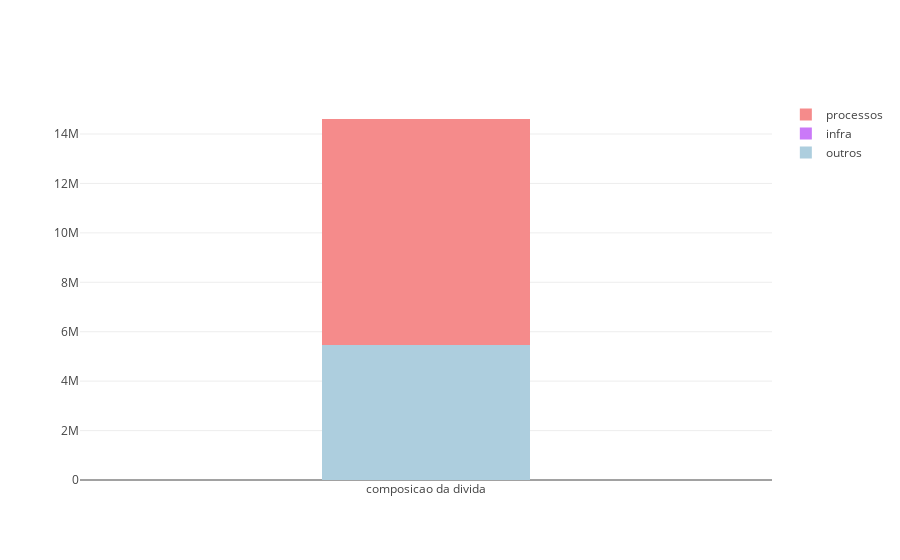

Notebook code cell kept with this figure:
### Code cell
dt = df[df['cnpj']=='60701190000104']
data = list()
for el in dt['segmento'].unique().tolist():
    _d = dt[dt['segmento']==el]
    trace = go.Bar(
        x = ['composicao da divida'],
        y = [_d['valor_divida'].sum()],
        name = el,
        marker = dict(color=color_menu.get(el))
    )
    data.append(trace)
layout = go.Layout(barmode='stack', bargap=0.7)
fig = go.Figure(data=data, layout=layout)
iplot(fig)

### Figure 1 — Plotly figure (JSON) as saved in the notebook; plotly's stock layout.template omitted (floating-point values rounded to 4 significant figures)
{"data": [{"marker": {"color": "rgb(173,206,222)"}, "name": "outros", "type": "bar", "uid": "6dedc704-31a1-4531-bc64-75d62859384b", "x": ["composicao da divida"], "y": [5443000.0]}, {"marker": {"color": "rgb(202,121,248)"}, "name": "infra", "type": "bar", "uid": "3879c648-d95e-4e90-bd2d-aab9d78b7f36", "x": ["composicao da divida"], "y": [25710.0]}, {"marker": {"color": "rgb(245,139,139)"}, "name": "processos", "type": "bar", "uid": "7fde183e-9975-4d33-8d19-39c988a7cb8a", "x": ["composicao da divida"], "y": [9139000.0]}], "layout": {"bargap": 0.7, "barmode": "stack"}}
